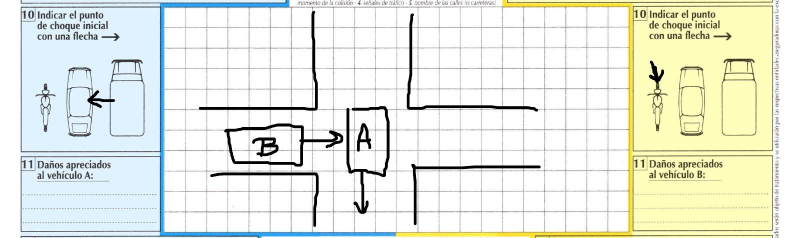
#> input picture data/parte0.jpg, 1578 x 475 px (shown at 1/2 size); its folder holds only this picture in this run
$ jupyter execute --allow-errors OTRO_trial_liz.ipynb   (shell and % lines are left out)
#> lines starting #> are read from the running program, lines starting #| are printed output that depends on the picture; after the words box and inside, x2 and y2 are one past the last pixel; in counts of white or black regions, pixels touching at a corner belong together
[cell 1]
try:
  shutil.rmtree("/content/capstone_project")
except: pass

[cell 2]
import pandas as pd
import numpy as np
import matplotlib.pyplot as plt
import matplotlib
import sklearn
import os
import cv2
from google.colab.patches import cv2_imshow
import shutil
from PIL import Image, ImageDraw, ImageFont
from PIL.ImageFont import truetype
from natsort import natsorted

[cell 3]
repository_name = "capstone_project"
repository_url = 'https://github.com/etoro2306' + repository_name
username = "etoro2306"
token = "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"

[cell 4]
%cd {repository_name}

[cell 5]
os.chdir('/content/capstone_project/data/')

## Uploading and uniforming the data

**1st. Read the images that are inside the `data` folder and store them on a variable called `images`.**

[cell 6]
images = []
image_files = natsorted(os.listdir())
for image_file in image_files:
    image = cv2.imread(image_file)
#> image is the input picture: shape (475, 1578, 3); mean B, G, R 223.9, 234.6, 230.6
    images.append(image)

**2nd. Checking the shape of the images (first 5 images as sample).**

#> (a cell that did not finish here is left out)

The images have different shape, so we will standardize all the images in order to have the same shape

[cell 8]
for i, im in enumerate(images):
    # Convert the image to a PIL image object
    im = Image.fromarray(im)

    # Resize the image
    im_resized = im.resize((1578, 475))

    # Convert the resized image back to a NumPy array
    images[i] = np.array(im_resized)
#> this loop made 1 pass
#> after the loop, images = 1 item

Recheck the images shape (first 5 images again).

#> (a cell that did not finish here is left out)

**3rd. Display some images to check that they have benn uploaded correctly.**

[cell 10]
cv2_imshow(images[0])
#> (the rest of this cell did not finish here and is left out)

## Detection of type of vehicles (A and B)

**1st. Crop the images to keep only the parts needed**

[cell 11]
left_cropped_images = []
for image in images:
    height, width = image.shape[:2]
    cropped_image = image[:, 40:320]
    mask = (cropped_image[:,:,0] > 220) & (cropped_image[:,:,2] < 110)
    cropped_image[mask] = [0, 0, 0]
    mask = (cropped_image[:,:,2] > 220) & (cropped_image[:,:,0] < 130)
    cropped_image[mask] = [0, 0, 0]
    left_cropped_images.append(cropped_image)
#> this loop made 1 pass
#> (height, width) on pass 1: (475, 1578)
#> pass 1, `cropped_image = image[:, 40:320]`:
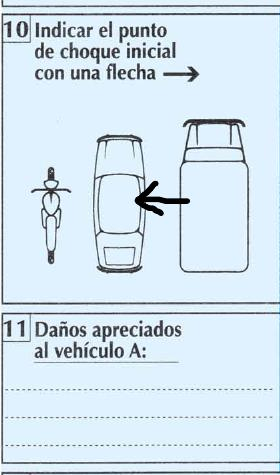
#> cropped_image: shape (475, 280, 3); mean of channels 0, 1, 2 237.1, 226.2, 209.9; drawn as B, G, R
#> after the loop, left_cropped_images = 1 item

#> (a cell that did not finish here is left out)

**2nd. Do the thresholding process to keep the extra lines drawn on the images.**

[cell 13]
# Set the threshold value
threshold_value = 30

# Create an empty list to store the thresholded images
th_left_cropped_images = []

# Loop through the images in left_cropped_images
for image in left_cropped_images:
  # Convert the image to grayscale
  gray = cv2.cvtColor(image, cv2.COLOR_BGR2GRAY)

  # Apply global thresholding
  _, threshold = cv2.threshold(gray, threshold_value, 255, cv2.THRESH_BINARY)

  # Add the thresholded image to the list
  th_left_cropped_images.append(threshold)
#> this loop made 1 pass
#> pass 1, `_, threshold = cv2.threshold(gray, threshold_value, 255, cv2.THRESH_BI..`:
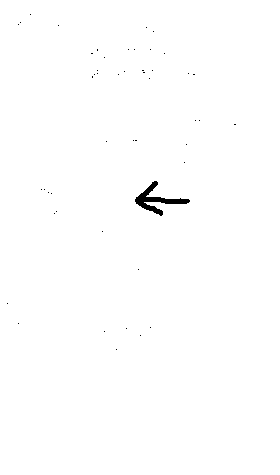
#> threshold: shape (475, 280); 99.6% white; 49 black regions (48 under 20 px), largest, box (x1, y1, x2, y2) and area: (135, 181, 190, 216) 519
#> after the loop, th_left_cropped_images = 1 item

#> (a cell that did not finish here is left out)

**3rd. Aggregate the pixels to generate new positions that will help us to identify better the position of each vehicle and the specific part where it was affected**

[cell 15]
os.chdir('/content/capstone_project')

[cell 16]
# Set the font for the text
font = truetype('arial.ttf', 7)

# Set the number of rows and columns for the grid
rows = 24
cols = 12

grid_images = []

for i, image in enumerate(left_cropped_images):
    # Convert the image to a pillow image object
    image = Image.fromarray(image)

    # Create an ImageDraw object
    draw = ImageDraw.Draw(image)

    # Calculate the width and height of each grid square
    square_width = image.width // cols
    square_height = image.height // rows

    # Draw the grid lines

    # Draw the horizontal lines
    for i in range(rows + 1):
        y = i * square_height
        draw.line((0, y, image.width, y), fill=(255, 0, 0))

    # Draw the vertical lines
    for j in range(cols + 1):
        x = j * square_width
        draw.line((x, 0, x, image.height), fill=(255, 0, 0))

    # Add the index text to each grid square
    for i in range(rows):
        for j in range(cols):
            x = j * square_width + 5
            y = i * square_height + 5
            text = f'({i},{j})'
            draw.text((x, y), text, font=font, fill=(0, 0, 0))

    # Save the modified image
    grid_images.append(image)
#> this loop made 1 pass
#> (square_width, square_height) on pass 1: (23, 19)
#> after the loop, grid_images = 1 item

#> (a cell that did not finish here is left out)

**Do the same procedure but with the thresholded images**

[cell 18]
# Set the font for the text
font = truetype('arial.ttf', 7)


th_grid_images = []
coordinates = []

for i, image in enumerate(th_left_cropped_images):
    # Convert the image to a pillow image object
    image = Image.fromarray(image)

    # Create an ImageDraw object
    draw = ImageDraw.Draw(image)

    # Calculate the width and height of each grid square
    square_width = image.width // cols
    square_height = image.height // rows

    # Draw the grid lines
    for i in range(rows + 1):
        y = i * square_height
        draw.line((0, y, image.width, y), fill=(100))

    for j in range(cols + 1):
        x = j * square_width
        draw.line((x, 0, x, image.height), fill=(100))

    # Add the coordinates of each grid square to a list
    coord_list = []
    for i in range(rows):
        for j in range(cols):
            coord_list.append((i, j))
    coordinates.append(coord_list)


    # Add the index text to each grid square
    for i in range(rows):
        for j in range(cols):
            x = j * square_width + 5
            y = i * square_height + 5
            text = f'({i},{j})'
            draw.text((x, y), text, font=font, fill=(0))

    # Save the modified image
    th_grid_images.append(image)
#> after the loop, coordinates = 1 item; th_grid_images = 1 item

This code returns 2 outputs:

- `th_grid_images`: list of images that shows the thresholded images with the grid drawn and the coordinate written on each square.
- `coordinates`: list of lists of coordinates per image, this is just a transitory variable we will use after creating the percentage of black per each image to do the classification.

#> (a cell that did not finish here is left out)

#> (a cell that did not finish here is left out)

 ## Read the written comments below!!!!

- Now we have to define per grid, which corresponds to the type of vehicle and to the part it was affected (label each grid).
- Additionally, we have to find the way to apply this labeled grids on the thresholded images (the grids that have higher percentage of black over the grid should give us the information we need).

[cell 21]
# Set the font for the text
font = truetype('arial.ttf', 7)

perc_th_grid_images = []
percentages = []

for i, image in enumerate(th_left_cropped_images):
    # Convert the image to a pillow image object
    image = Image.fromarray(image)

    # Create an ImageDraw object
    draw = ImageDraw.Draw(image)

    # Calculate the width and height of each grid square
    square_width = image.width // cols
    square_height = image.height // rows

    # Draw the grid lines
    for i in range(rows + 1):
        y = i * square_height
        draw.line((0, y, image.width, y), fill=(100))

    for j in range(cols + 1):
        x = j * square_width
        draw.line((x, 0, x, image.height), fill=(100))

    # Add the black pixel percentage text to each grid square
    black_percentages = []
    for i in range(rows):
        for j in range(cols):
            x = j * square_width + 5
            y = i * square_height + 5

            # Calculate the number of black pixels inside the square
            black_pixels = 0
            for row in range(i * square_height, (i + 1) * square_height):
                for col in range(j * square_width, (j + 1) * square_width):
                    if image.getpixel((col, row)) == 0:
                        black_pixels += 1

            # Calculate the total number of pixels inside the square
            total_pixels = square_width * square_height

            # Calculate the percentage of black pixels
            black_percentage = black_pixels / total_pixels * 100

            # Add the percentage to the black_percentages list
            black_percentages.append(black_percentage)

            # Convert the percentage to a string and add it to the text
            text = f'{black_percentage:.2f}%'

            # Draw the text inside the square
            draw.text((x, y), text, font=font, fill=(0))

    # Add the black_percentages list to the percentages list
    percentages.append(black_percentages)

    # Save the modified image
    perc_th_grid_images.append(image)
#> after the loop, perc_th_grid_images = 1 item; percentages = 1 item

#> (a cell that did not finish here is left out)

[cell 23]
# Create an empty dictionary
coordinate_labels = {}


# Iterate over the rows and columns of the grid
for i in range(rows):
    for j in range(cols):
        # Calculate the coordinate
        coordinate = (i, j)

        # Set the label based on the coordinate
        if (i == 8 and j == 1) or (i == 8 and j == 2) or (i == 7 and j == 1) or (i == 7 and j == 2) or (i == 6 and j == 1) or (i == 6 and j == 2) or (i == 9 and j == 0) or (i == 9 and j == 1) or (i == 9 and j == 2):
            label = 'front motorbike'
        elif   (i == 10 and j == 0) or (i == 10 and j == 1) or (i == 11 and j == 0) or (i == 11 and j == 1) or (i == 12 and j == 0) or (i == 12 and j == 1):
            label = 'left motorbike'
        elif  (i == 10 and j == 2) or (i == 11 and j == 2) or (i == 12 and j == 2):
            label = 'right motorbike'
        elif  (i == 13 and j == 1) or (i == 13 and j == 2) or (i == 14 and j == 1) or (i == 14 and j == 2) or (i == 15 and j == 1) or (i == 15 and j == 2):
            label = 'back motorbike'
        elif  (i == 5 and j == 3) or (i ==5 and j == 4) or (i == 5 and j == 5) or (i == 5 and j == 6) or (i == 6 and j == 3) or (i == 6 and j == 4) or (i == 6 and j == 5) or (i == 6 and j == 6) or (i == 7 and j == 3) or (i ==7 and j == 4) or (i == 7 and j == 5) or (i == 7 and j == 6):
            label = 'front car'
        elif  (i == 8 and j == 3) or (i ==8 and j == 4) or (i == 9 and j == 3) or (i == 9 and j == 4) or (i == 10 and j == 3) or (i == 10 and j == 4) or (i == 11 and j == 3) or (i == 11 and j == 4) or (i == 12 and j == 3) or (i ==12 and j == 4):
            label = 'left car'
        elif  (i == 8 and j ==5) or (i ==8 and j == 6) or (i == 9 and j == 5) or (i == 9 and j == 6) or (i == 10 and j == 5) or (i == 10 and j == 6) or (i == 11 and j == 5) or (i == 11 and j == 6) or (i == 12 and j == 5) or (i ==12 and j == 6):
            label = 'right car'
        elif  (i == 13 and j ==3 ) or (i ==13 and j == 4) or (i == 13 and j == 5) or (i == 13 and j == 6) or (i == 14 and j == 3) or (i == 14 and j == 4) or (i == 14 and j == 5) or (i == 14 and j == 6) or (i ==15 and j == 3) or (i ==15 and j == 4) or (i ==15 and j == 5) or (i ==15 and j == 6):
            label = 'back car'
        elif  (i == 4 and j == 7 ) or (i == 4 and j == 8) or (i == 4 and j == 9) or (i == 4 and j == 10) or (i == 4 and j == 11) or (i == 5 and j == 7) or (i == 5 and j == 8) or (i == 5 and j == 9) or (i == 5 and j == 10) or (i ==5 and j == 11) or (i == 6 and j == 7) or (i == 6 and j == 8) or (i ==6 and j == 9) or (i ==6 and j == 10) or (i ==6 and j == 11) or (i == 7 and j == 7 ) or (i == 7 and j == 8) or (i == 7 and j == 9) or (i == 7 and j == 10) or (i == 7 and j == 11):
            label = 'front truck'
        elif  (i == 8 and j == 7 ) or (i == 9 and j == 7) or (i == 10 and j == 7) or (i == 11 and j == 7) or (i == 12 and j == 7) or (i == 8 and j == 8 ) or (i == 9 and j == 8) or (i == 10 and j == 8) or (i == 11 and j == 8) or (i == 12 and j == 8) :
            label = 'left truck'
        elif  (i == 8 and j == 10 ) or (i == 9 and j == 10) or (i == 10 and j == 10) or (i == 11 and j == 10) or (i == 12 and j == 10) or (i == 8 and j == 11 ) or (i == 9 and j == 11) or (i == 10 and j == 11) or (i == 11 and j == 11) or (i == 12 and j == 11):
            label = 'right truck'
        elif  (i == 14 and j == 7 ) or (i == 14 and j == 8) or (i == 14 and j == 9) or (i == 14 and j == 10) or (i == 14 and j == 11) or (i == 15 and j == 7) or (i == 15 and j == 8) or (i == 15 and j == 9) or (i == 15 and j == 10) or (i == 15 and j == 11) or (i == 13 and j == 11) or (i == 13 and j == 10) or (i == 13 and j == 7) or (i == 13 and j == 8) or (i == 13 and j == 9):
            label = 'back truck'
        else:
            label = 'Other'

        # Add the coordinate and label to the dictionary
        coordinate_labels[coordinate] = label

[cell 24]
print(coordinate_labels)

[cell 25]
percentages

[cell 26]
d_bpercentages = {i: value for i, value in enumerate(percentages)}
#> d_bpercentages = 1 item

[cell 27]
print(d_bpercentages)
#> (printed output is left out)

[cell 28]
def sum_values_per_key(dictionary):
    result = {}
    for key in dictionary.keys():
        result[key] = sum(dictionary[key])
#> after the loop, result = {0: 119.9}
    return result

[cell 29]
result= sum_values_per_key(d_bpercentages)
#> result = {0: 119.9}
print(result)

[cell 30]
percentage_lst = list(result.values())
#> percentage_lst = [119.9]
print(percentage_lst)

[cell 31]
def sum_black_percentage_by_label(coordinate_labels, image):
#> called with image = 92
  label_totals = {}
  for label_image in coordinate_labels:
    if len(label_image) != 2:
      continue
    label, images = label_image
    total_pixels = square_width * square_height
    black_pixels = sum(percentage_lst)
    black_percentage = black_pixels / total_pixels * 100
    if label in label_totals:
      label_totals[label] += black_percentage
    else:
      label_totals[label] = black_percentage
#> after the loop, label_totals = 24 items
  return label_totals

[cell 32]
sum_black_percentage_by_label(coordinate_labels, 92)

[cell 33]
linked_data = {}

for i in range(len(th_left_cropped_images)):
    data_dict = {}
    for j in range(len(coordinates[0])):
        data_dict[coordinates[i][j]] = percentages[i][j]
    linked_data[i] = data_dict
#> after the loop, linked_data = 1 item

[cell 34]
classifier = {}
for img in linked_data.keys():
  image = linked_data[img]
  max_tuple = max(image, key=image.get)
  location = coordinate_labels[max_tuple]
  classifier[img] = location
#> this loop made 1 pass
#> (max_tuple, location) on pass 1: ((10, 6), 'right car')
#> after the loop, classifier = {0: 'right car'}

[cell 35]
classifier
#> Out = {0: 'right car'}

## Observaciones Errores Parte A:

*   Imagén #12 muestra impacto en "left Motorbike", se clasifica como "front Motorbike"
*   Imagén #20 muestra impacto en "left Motorbike", se clasifica como "back Motorbike"
*   Imagén #28 muestra impacto en toda la moto al tener una X en la mitad, se clasifica como "right Motorbike"
*   Imagén #34 muestra impacto en "left/back Motorbike", se clasifica como "Other"
*   Imagén #71 muestra impacto en "left Car", se clasifica como "back Car"
*   Imagén #75 muestra impacto en "right Car", se clasifica como "front Car"
*   Imagén #92 muestra impacto en "left Car", se clasifica como "back Car"

# Detection of type of vehicles (B)

**1st. Crop the images to keep only the B part needed**

#> (a cell that did not finish here is left out)

[cell 37]
right_cropped_images = []
for image in images:
    height, width = image.shape[:2]
    cropped_image = image[:, 1265:1550]
    mask = (cropped_image[:,:,0] > 220) & (cropped_image[:,:,2] < 130)
    cropped_image[mask] = [0, 0, 0]
    mask = (cropped_image[:,:,2] > 220) & (cropped_image[:,:,0] < 100)
    cropped_image[mask] = [0, 0, 0]
    right_cropped_images.append(cropped_image)
#> this loop made 1 pass
#> pass 1, `cropped_image = image[:, 1265:1550]`:
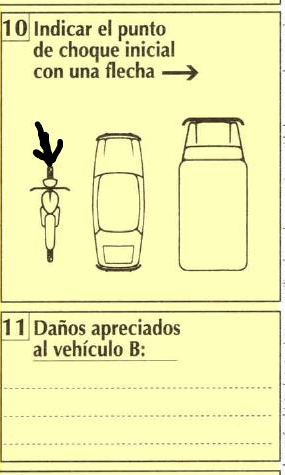
#> cropped_image: shape (475, 285, 3); mean of channels 0, 1, 2 175.5, 237.6, 237.6; drawn as B, G, R
#> after the loop, right_cropped_images = 1 item

#> (a cell that did not finish here is left out)

2nd. Do the thresholding process to keep the extra lines drawn on the B image .

[cell 39]
# Set the threshold value
threshold_value = 30
# Create an empty list to store the thresholded images
th_right_cropped_images = []

# Loop through the images in right_cropped_images
for image in right_cropped_images:
  # Convert the image to grayscale
  gray = cv2.cvtColor(image, cv2.COLOR_BGR2GRAY)

  # Apply global thresholding
  _, threshold = cv2.threshold(gray, threshold_value, 255, cv2.THRESH_BINARY)

  # Add the thresholded image to the list
  th_right_cropped_images.append(threshold)
#> this loop made 1 pass
#> pass 1, `gray = cv2.cvtColor(image, cv2.COLOR_BGR2GRAY)`:
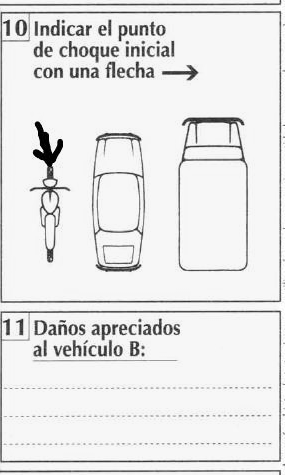
#> gray: shape (475, 285); min 0, max 255, mean 230.5
#> pass 1, `_, threshold = cv2.threshold(gray, threshold_value, 255, cv2.THRESH_BI..`:
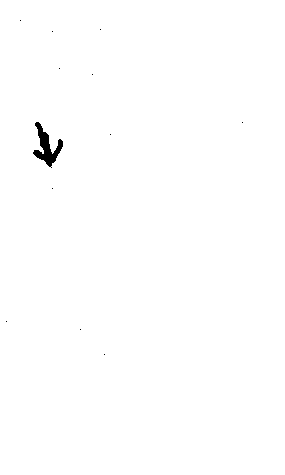
#> threshold: shape (475, 285); 99.6% white; 12 black regions (11 under 20 px), largest, box (x1, y1, x2, y2) and area: (33, 122, 63, 168) 520
#> after the loop, th_right_cropped_images = 1 item
#> (the rest of the program and of its run is left out)
